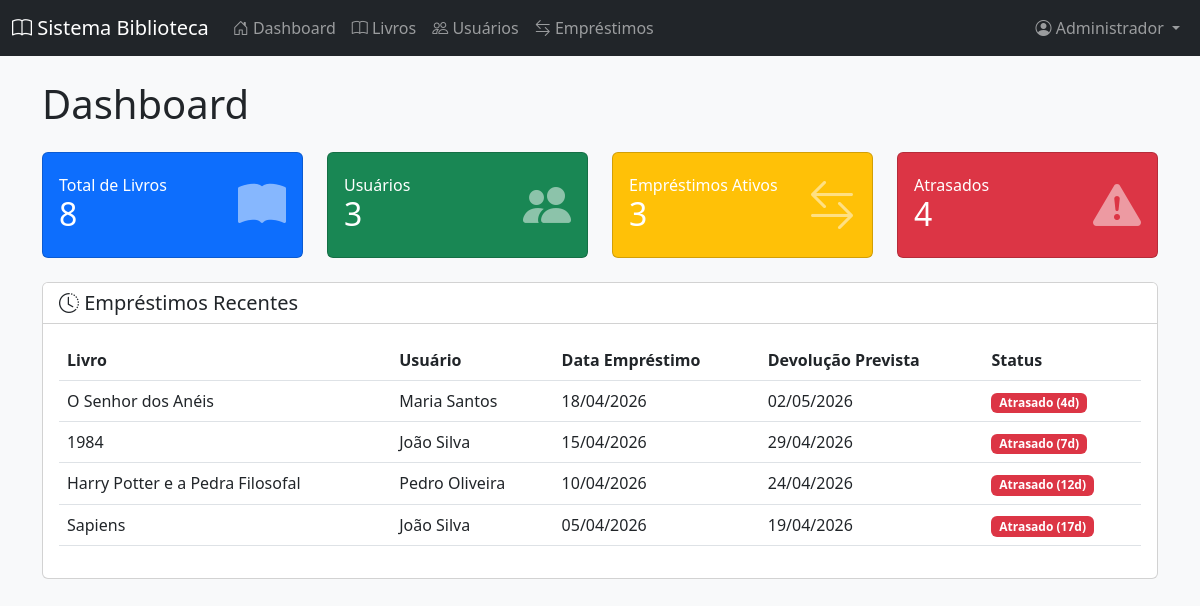
Page /dashboard.php (signed in) on the committed database.
### tables this page shows
CREATE TABLE IF NOT EXISTS emprestimos (
    id INT AUTO_INCREMENT PRIMARY KEY,
    livro_id INT NOT NULL,
    usuario_id INT NOT NULL,
    data_emprestimo DATE NOT NULL,
    data_prevista_devolucao DATE NOT NULL,
    data_devolucao DATE NULL,
    status ENUM('ativo', 'devolvido', 'atrasado') DEFAULT 'ativo',
    observacoes TEXT,
    FOREIGN KEY (livro_id) REFERENCES livros(id) ON DELETE CASCADE,
    FOREIGN KEY (usuario_id) REFERENCES usuarios(id) ON DELETE CASCADE
);

CREATE TABLE IF NOT EXISTS livros (
    id INT AUTO_INCREMENT PRIMARY KEY,
    titulo VARCHAR(255) NOT NULL,
    autor VARCHAR(255) NOT NULL,
    isbn VARCHAR(20),
    editora VARCHAR(100),
    ano_publicacao INT,
    quantidade INT DEFAULT 1,
    quantidade_disponivel INT DEFAULT 1,
    categoria VARCHAR(100),
    localizacao VARCHAR(50),
    data_cadastro TIMESTAMP DEFAULT CURRENT_TIMESTAMP
);

CREATE TABLE IF NOT EXISTS usuarios (
    id INT AUTO_INCREMENT PRIMARY KEY,
    nome VARCHAR(255) NOT NULL,
    email VARCHAR(255) UNIQUE NOT NULL,
    telefone VARCHAR(20),
    cpf VARCHAR(14) UNIQUE,
    endereco TEXT,
    tipo ENUM('administrador', 'bibliotecario', 'leitor') DEFAULT 'leitor',
    senha VARCHAR(255) NOT NULL,
    ativo BOOLEAN DEFAULT TRUE,
    data_cadastro TIMESTAMP DEFAULT CURRENT_TIMESTAMP
);

### config/dados.php (called while the page is built, shortened)
<?php
function getNomeUsuario() {
    return isset($_SESSION['usuario_nome']) ? $_SESSION['usuario_nome'] : 'Usuário';
}
function formatarData($data) {
    $dt = new DateTime($data);
    return $dt->format('d/m/Y');
}
function calcularDiasAtraso($dataPrevisao) {
    $hoje = new DateTime();
    $previsao = new DateTime($dataPrevisao);
    $diff = $hoje->diff($previsao);
    if ($hoje > $previsao) {
        return $diff->days;
    }
    return 0;
}
?>

### dashboard.php (the view, shortened to what this page needs)
<?php
require_once 'config/dados.php';
$totalLivros = $conn->query("SELECT COUNT(*) as total FROM livros")->fetch_assoc()['total'];
$totalUsuarios = $conn->query("SELECT COUNT(*) as total FROM usuarios WHERE tipo = 'leitor'")->fetch_assoc()['total'];
$emprestimosAtivos = $conn->query("SELECT COUNT(*) as total FROM emprestimos WHERE status = 'ativo'")->fetch_assoc()['total'];
$emprestimosAtrasados = $conn->query("SELECT COUNT(*) as total FROM emprestimos WHERE status = 'atrasado' OR (status = 'ativo' AND data_prevista_devolucao < CURDATE())")->fetch_assoc()['total'];
$emprestimosRecentes = $conn->query("
    SELECT e.*, l.titulo, u.nome as usuario_nome
    FROM emprestimos e
    JOIN livros l ON e.livro_id = l.id
    JOIN usuarios u ON e.usuario_id = u.id
    ORDER BY e.data_emprestimo DESC
    LIMIT 5
");
?>
<!DOCTYPE html>
<html lang="pt-BR">
<head>
    <link href="https://cdn.jsdelivr.net/npm/bootstrap@5.3.0/dist/css/bootstrap.min.css" rel="stylesheet">
    <link rel="stylesheet" href="https://cdn.jsdelivr.net/npm/bootstrap-icons@1.11.0/font/bootstrap-icons.css">
</head>
<body class="bg-light">
    <?php include 'includes/menu.php'; ?>
    <div class="container mt-4">
        <h1 class="mb-4">Dashboard</h1>
        <div class="row g-4 mb-4">
            <div class="col-md-3">
                <div class="card text-white bg-primary">
                    <div class="card-body">
                        <div class="d-flex justify-content-between align-items-center">
                            <div>
                                <h6 class="card-title mb-0">Total de Livros</h6>
                                <h2 class="mb-0"><?php echo $totalLivros; ?></h2>
                            </div>
                            <i class="bi bi-book-fill" style="font-size: 3rem; opacity: 0.5;"></i>
                        </div>
                    </div>
                </div>
            </div>
            <div class="col-md-3">
                <div class="card text-white bg-success">
                    <div class="card-body">
                        <div class="d-flex justify-content-between align-items-center">
                            <div>
                                <h6 class="card-title mb-0">Usuários</h6>
                                <h2 class="mb-0"><?php echo $totalUsuarios; ?></h2>
                            </div>
                            <i class="bi bi-people-fill" style="font-size: 3rem; opacity: 0.5;"></i>
                        </div>
                    </div>
                </div>
            </div>
            <div class="col-md-3">
                <div class="card text-white bg-warning">
                    <div class="card-body">
                        <div class="d-flex justify-content-between align-items-center">
                            <div>
                                <h6 class="card-title mb-0">Empréstimos Ativos</h6>
                                <h2 class="mb-0"><?php echo $emprestimosAtivos; ?></h2>
                            </div>
                            <i class="bi bi-arrow-left-right" style="font-size: 3rem; opacity: 0.5;"></i>
                        </div>
                    </div>
                </div>
            </div>
            <div class="col-md-3">
                <div class="card text-white bg-danger">
                    <div class="card-body">
                        <div class="d-flex justify-content-between align-items-center">
                            <div>
                                <h6 class="card-title mb-0">Atrasados</h6>
                                <h2 class="mb-0"><?php echo $emprestimosAtrasados; ?></h2>
                            </div>
                            <i class="bi bi-exclamation-triangle-fill" style="font-size: 3rem; opacity: 0.5;"></i>
                        </div>
                    </div>
                </div>
            </div>
        </div>
        <div class="card">
            <div class="card-header bg-white">
                <h5 class="mb-0"><i class="bi bi-clock-history"></i> Empréstimos Recentes</h5>
            </div>
            <div class="card-body">
                <div class="table-responsive">
                    <table class="table table-hover">
                        <thead>
                            <tr>
                                <th>Livro</th>
                                <th>Usuário</th>
                                <th>Data Empréstimo</th>
                                <th>Devolução Prevista</th>
                                <th>Status</th>
                            </tr>
                        </thead>
                        <tbody>
                            <?php while ($emp = $emprestimosRecentes->fetch_assoc()): ?>
                                <?php
                                $diasAtraso = calcularDiasAtraso($emp['data_prevista_devolucao']);
                                $statusClass = $emp['status'] === 'devolvido' ? 'success' : ($diasAtraso > 0 ? 'danger' : 'warning');
                                $statusTexto = $emp['status'] === 'devolvido' ? 'Devolvido' : ($diasAtraso > 0 ? "Atrasado ({$diasAtraso}d)" : 'Ativo');
                                ?>
                                <tr>
                                    <td><?php echo htmlspecialchars($emp['titulo']); ?></td>
                                    <td><?php echo htmlspecialchars($emp['usuario_nome']); ?></td>
                                    <td><?php echo formatarData($emp['data_emprestimo']); ?></td>
                                    <td><?php echo formatarData($emp['data_prevista_devolucao']); ?></td>
                                    <td><span class="badge bg-<?php echo $statusClass; ?>"><?php echo $statusTexto; ?></span></td>
                                </tr>
                            <?php endwhile; ?>
                        </tbody>
                    </table>
                </div>
            </div>
        </div>
    </div>
</body>
</html>

### includes/menu.php (shortened to what this page needs)
<nav class="navbar navbar-expand-lg navbar-dark bg-dark">
    <div class="container-fluid">
        <a class="navbar-brand" href="dashboard.php">
            <i class="bi bi-book"></i> Sistema Biblioteca
        </a>
        <div class="collapse navbar-collapse" id="navbarNav">
            <ul class="navbar-nav me-auto">
                <li class="nav-item">
                    <a class="nav-link" href="dashboard.php">
                        <i class="bi bi-house-door"></i> Dashboard
                    </a>
                </li>
                <li class="nav-item">
                    <a class="nav-link" href="livros.php">
                        <i class="bi bi-book"></i> Livros
                    </a>
                </li>
                <li class="nav-item">
                    <a class="nav-link" href="usuarios.php">
                        <i class="bi bi-people"></i> Usuários
                    </a>
                </li>
                <li class="nav-item">
                    <a class="nav-link" href="emprestimos.php">
                        <i class="bi bi-arrow-left-right"></i> Empréstimos
                    </a>
                </li>
            </ul>
            <ul class="navbar-nav">
                <li class="nav-item dropdown">
                    <a class="nav-link dropdown-toggle" href="#" id="userDropdown" role="button" data-bs-toggle="dropdown">
                        <i class="bi bi-person-circle"></i> <?php echo getNomeUsuario(); ?>
                    </a>
                </li>
            </ul>
        </div>
    </div>
</nav>

### rows in the picture
emprestimos: livro.titulo "O Senhor dos Anéis", usuario.nome "Maria Santos", data_emprestimo "18/04/2026", data_prevista_devolucao "02/05/2026", statusTexto "Atrasado (4d)"
emprestimos: livro.titulo "1984", usuario.nome "João Silva", data_emprestimo "15/04/2026", data_prevista_devolucao "29/04/2026", statusTexto "Atrasado (7d)"
emprestimos: livro.titulo "Harry Potter e a Pedra Filosofal", usuario.nome "Pedro Oliveira", data_emprestimo "10/04/2026", data_prevista_devolucao "24/04/2026", statusTexto "Atrasado (12d)"
emprestimos: livro.titulo "Sapiens", usuario.nome "João Silva", data_emprestimo "05/04/2026", data_prevista_devolucao "19/04/2026", statusTexto "Atrasado (17d)"

### other values in the picture
getNomeUsuario() "Administrador"
$totalLivros "8"
$totalUsuarios "3"
$emprestimosAtivos "3"
$emprestimosAtrasados "4"
